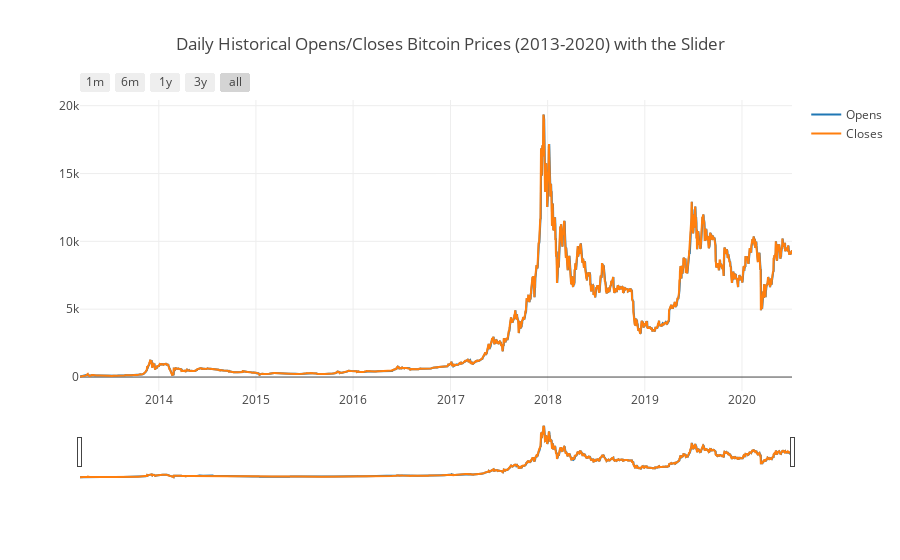

The notebook cell this image was saved under:
### Markdown cell above
**I use Plotly to create the plots of daily historical Opens/Closes Bitcoin prices**

### Code cell
df = df.reset_index()
trace1 = go.Scatter(
    x = df['time'],
    y = df['open'].astype(float),
    mode = 'lines',
    name = 'Opens'
)

trace2 = go.Scatter(
    x = df['time'],
    y = df['close'].astype(float),
    mode = 'lines',
    name = 'Closes'
)

layout = dict(
    title='Daily Historical Opens/Closes Bitcoin Prices (2013-2020) with the Slider ',
    xaxis=dict(
        rangeselector=dict(
            buttons=list([
                #change the count to desired amount of months.
                dict(count=1,
                     label='1m',
                     step='month',
                     stepmode='backward'),
                dict(count=6,
                     label='6m',
                     step='month',
                     stepmode='backward'),
                dict(count=12,
                     label='1y',
                     step='month',
                     stepmode='backward'),
                dict(count=36,
                     label='3y',
                     step='month',
                     stepmode='backward'),
                dict(step='all')
            ])
        ),
        rangeslider=dict(
            visible = True
        ),
        type='date'
    )
)

data = [trace1,trace2]
fig = dict(data=data, layout=layout)
iplot(fig, filename = "Time Series O/C with Rangeslider")

### Figure 1 — Plotly figure (JSON) as saved in the notebook; plotly's stock layout.template omitted (floating-point values rounded to 4 significant figures; data arrays with more than 128 entries replaced by an {"elided": "..."} marker saying what was removed)
{"data": [{"mode": "lines", "name": "Opens", "type": "scatter", "uid": "ad61b568-8b2d-4a5d-97a6-50026a960d5b", "x": {"elided": "2677 str values"}, "y": {"elided": "2677 float values"}}, {"mode": "lines", "name": "Closes", "type": "scatter", "uid": "66e4c8fa-c388-497f-b502-441f3205f80f", "x": {"elided": "2677 str values"}, "y": {"elided": "2677 float values"}}], "layout": {"title": {"text": "Daily Historical Opens/Closes Bitcoin Prices (2013-2020) with the Slider "}, "xaxis": {"rangeselector": {"buttons": [{"count": 1, "label": "1m", "step": "month", "stepmode": "backward"}, {"count": 6, "label": "6m", "step": "month", "stepmode": "backward"}, {"count": 12, "label": "1y", "step": "month", "stepmode": "backward"}, {"count": 36, "label": "3y", "step": "month", "stepmode": "backward"}, {"step": "all"}]}, "rangeslider": {"visible": true}, "type": "date"}}}
